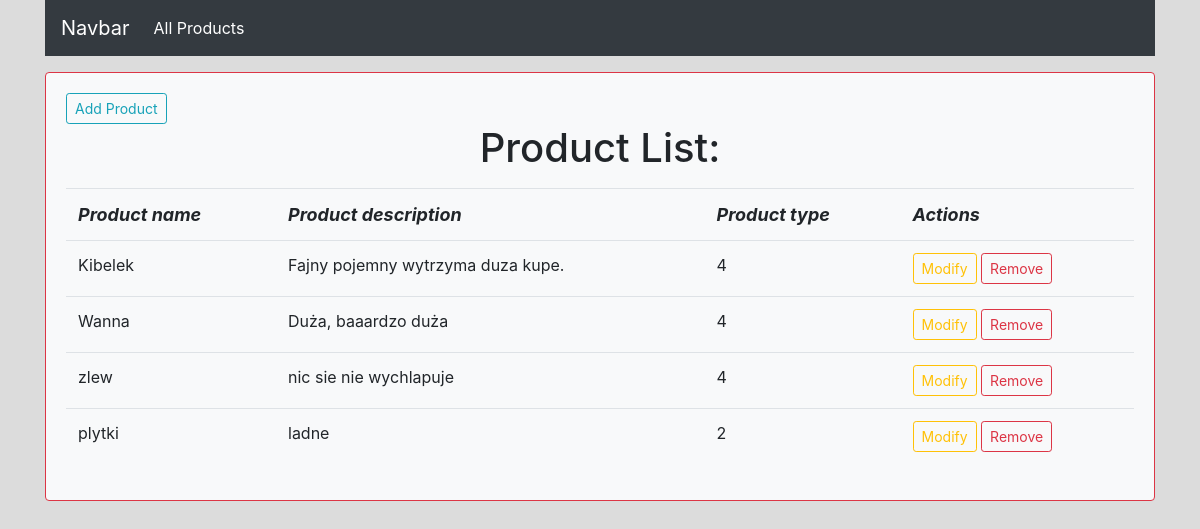
Before: / with the older database file.
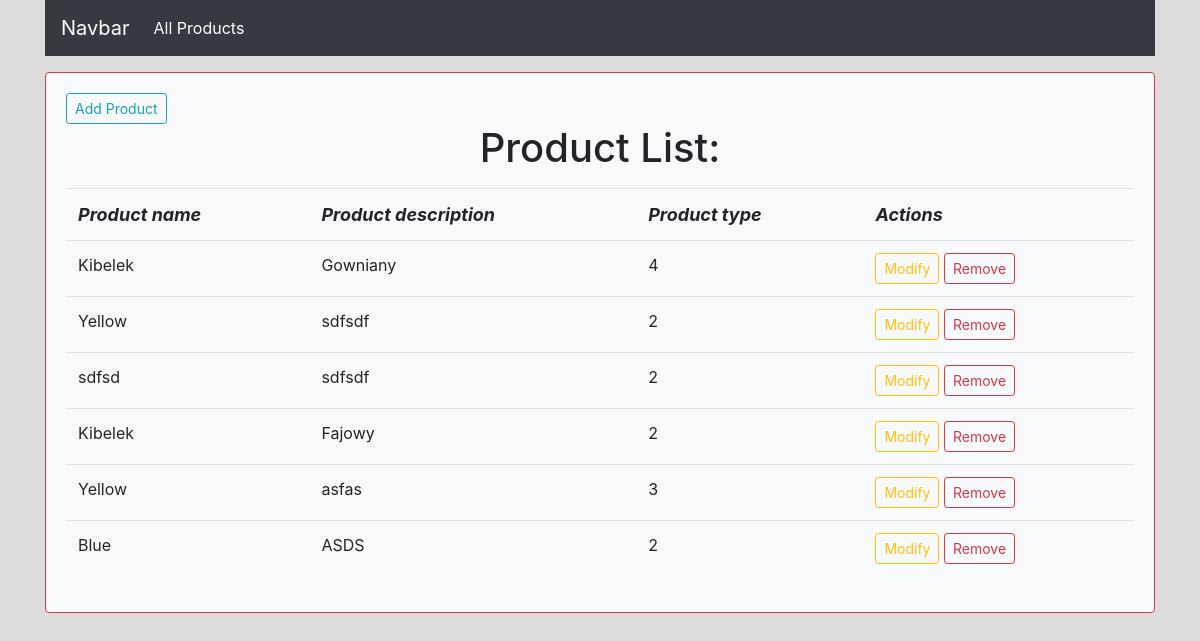
After: the same page with the newer database file.
### renovations/models.py (models this page shows)
class Product(models.Model):
    name = models.CharField(max_length=64, null=False)
    description = models.TextField()
    type = models.IntegerField(choices=TYPE)

### renovations/views.py (the view)
# urls.py: path('', AllProducts.as_view(), name='home'),
class AllProducts(ListView):
    model = Product
    template_name = 'renovations/product_list.html'
    def get_context_data(self, **kwargs):
        context = super().get_context_data(**kwargs)
        context['new_product_form'] = NewProductForm
        return context

### renovations/form_context_processor.py (called while the page is built)
def product_form_context(request):
    result = {
        'new_product_form': NewProductForm
    }
    return result

### templates/renovations/product_list.html (shortened to what this page needs)
{% extends 'renovations/layout.html' %}
{% load crispy_forms_tags %}
{% block renovations %}
    <div class="row justify-content-md-center main-window">
        <div class="col-sm-12">
            <div class="card mt-3 bg-light border-danger">
                <div class="card-body">
                    <div class="table-responsive">
                        <table class="table mt-3">
                            <thead>
                            <span style="display: inline">
                                <a class="new-product btn btn-outline-info btn-sm" href="#">Add Product</a>
                                <h1 style="text-align: center">Product List:</h1>
                            </span>
                            <tr style="font-size: large; font-style: oblique; font-weight: bold">
                                <td>Product name</td>
                                <td>Product description</td>
                                <td>Product type</td>
                                <td>Actions</td>
                            </tr>
                            </thead>
                            {% for product in object_list %}
                                <tr class="product-row">
                                    <td id="product-name-{{ product.id }}">{{ product.name }}</td>
                                    <td id="product-description-{{ product.id }}">{{ product.description }}</td>
                                    <td id="product-type-{{ product.id }}">{{ product.type }}</td>
                                    <td>
                                        <a class="edit-product btn btn-outline-warning btn-sm"
                                           data-id={{ product.id }} href="#"
                                        >Modify</a>
                                        <a href="{% url 'renovations:delete-product' pk=product.id %}"
                                           class="btn btn-outline-danger btn-sm">Remove</a></td>
                                </tr>
                            {% endfor %}
                        </table>
                    </div>
                </div>
            </div>
        </div>
    </div>
{% endblock renovations %}

Changed rows visible on the page:
removed Product: name "Kibelek", description "Fajny pojemny wytrzyma duza kupe.", type "4"
removed Product: name "Wanna", description "Duża, baaardzo duża", type "4"
removed Product: name "zlew", description "nic sie nie wychlapuje", type "4"
removed Product: name "plytki", description "ladne", type "2"
added Product: name "Kibelek", description "Gowniany", type "4"
added Product: name "Yellow", description "sdfsdf", type "2"
added Product: name "sdfsd", description "sdfsdf", type "2"
added Product: name "Kibelek", description "Fajowy", type "2"
added Product: name "Yellow", description "asfas", type "3"
added Product: name "Blue", description "ASDS", type "2"
